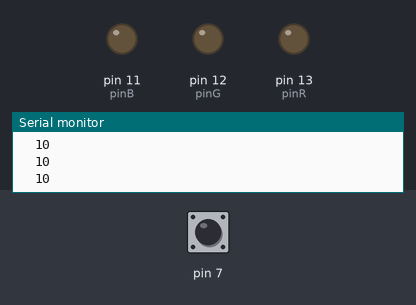
Recording of a sketch running on a simulated Arduino Uno, built with avr-gcc and run on an emulated ATmega328P. Parts: output pins drawn as LEDs (lit = HIGH), the last lines printed to the serial monitor. The test bench sets the inputs (shaded band); at power-on: pin 7 HIGH.

Above: at 1.2 s.
1.3 s: pin 7 pulled LOW for 0.15 s
At 1.38 s:
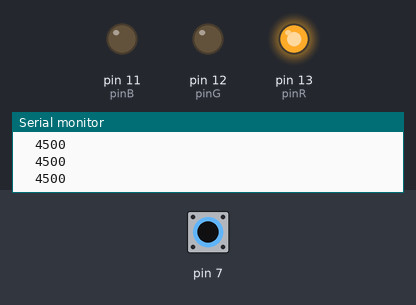
2.9 s: pin 7 pulled LOW for 3.2 s
At 6.7 s:
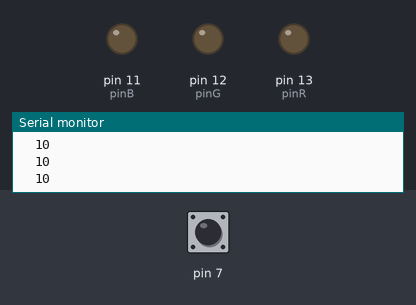
Timing chart, 0 to 8.2 s (numbered marks = the images above; inputs shaded):
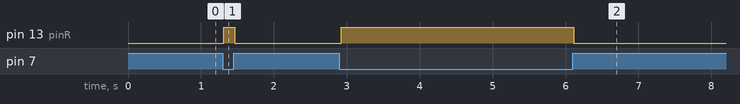

Measured:
- after the input at 1.3 s, pin 13 (pinR): LOW → HIGH at once, → LOW 0.15 s later
- after the input at 2.9 s, pin 13 (pinR): LOW → HIGH at once, → LOW 3.2 s later

The sketch:

Project015__CapSensor.ino
```cpp
//Super unreliable because of remnant charges making the light go crazy
//But can detect in proximity
#include <CapacitiveSensor.h>

CapacitiveSensor capSensor_2_4 = CapacitiveSensor(6,7);

const int pinR = 13;
const int pinG = 12;
const int pinB = 11;


void setup() {
  Serial.begin(9600);

  pinMode(pinR, OUTPUT);
  pinMode(pinG, OUTPUT);
  pinMode(pinB, OUTPUT);
  digitalWrite(pinG, LOW);
}

void loop() {
  long value1=capSensor_2_4.capacitiveSensor(30);
  Serial.println(value1);
  Serial.print("\t");
  delay(10);

  // First Pin | Red Light
  if (value1>70)
    digitalWrite(pinR, HIGH);
  else
    digitalWrite(pinR, LOW); }

  // Second Pin | Blue Light
```
